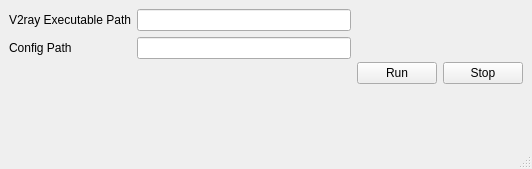
<?xml version="1.0" encoding="UTF-8"?>
<ui version="4.0">
 <class>MainWindow</class>
 <widget class="QMainWindow" name="MainWindow">
  <property name="geometry">
   <rect>
    <x>0</x>
    <y>0</y>
    <width>532</width>
    <height>169</height>
   </rect>
  </property>
  <property name="windowTitle">
   <string>Qv2ray</string>
  </property>
  <property name="windowIcon">
   <iconset resource="icons.qrc">
    <normaloff>:/image/qv2ray.png</normaloff>:/image/qv2ray.png</iconset>
  </property>
  <widget class="QWidget" name="centralwidget">
   <layout class="QHBoxLayout" name="horizontalLayout">
    <item>
     <layout class="QFormLayout" name="formLayout">
      <item row="0" column="0">
       <widget class="QLabel" name="label">
        <property name="text">
         <string>V2ray Executable Path</string>
        </property>
       </widget>
      </item>
      <item row="0" column="1">
       <widget class="QLineEdit" name="lineEdit"/>
      </item>
      <item row="1" column="0">
       <widget class="QLabel" name="label_2">
        <property name="text">
         <string>Config Path</string>
        </property>
       </widget>
      </item>
      <item row="1" column="1">
       <widget class="QLineEdit" name="lineEdit_2"/>
      </item>
     </layout>
    </item>
    <item>
     <widget class="QPushButton" name="pushButton">
      <property name="text">
       <string>Run</string>
      </property>
     </widget>
    </item>
    <item>
     <widget class="QPushButton" name="pushButton_2">
      <property name="text">
       <string>Stop</string>
      </property>
     </widget>
    </item>
   </layout>
  </widget>
  <widget class="QMenuBar" name="menubar">
   <property name="geometry">
    <rect>
     <x>0</x>
     <y>0</y>
     <width>532</width>
     <height>22</height>
    </rect>
   </property>
  </widget>
  <widget class="QStatusBar" name="statusbar"/>
 </widget>
 <resources>
  <include location="icons.qrc"/>
 </resources>
 <connections/>
</ui>
